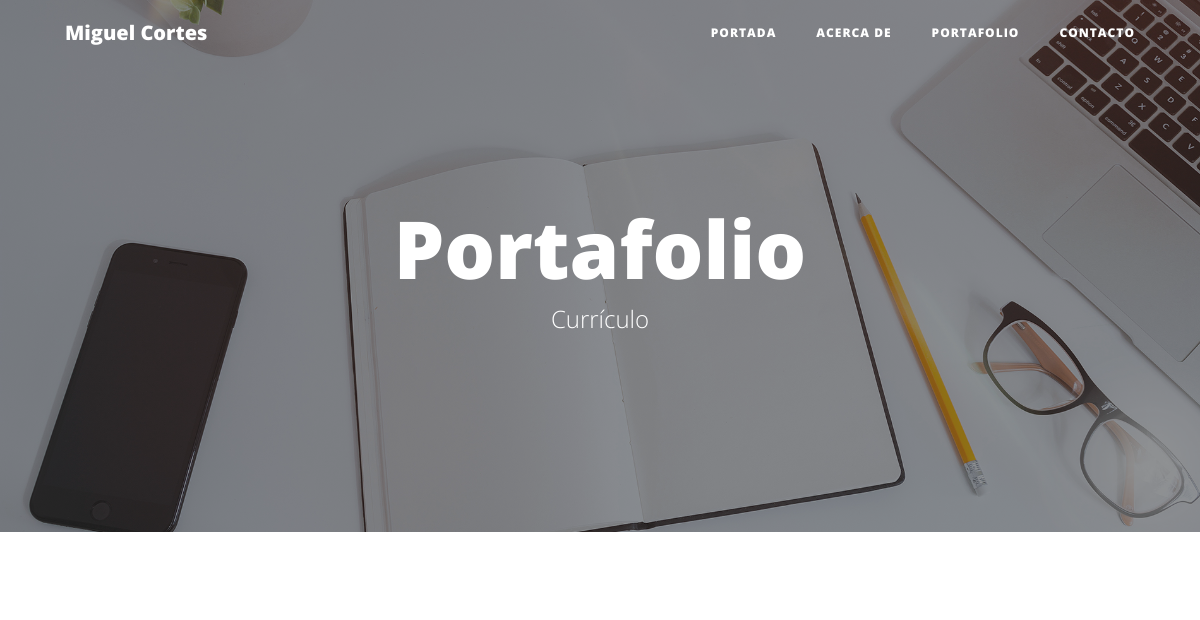
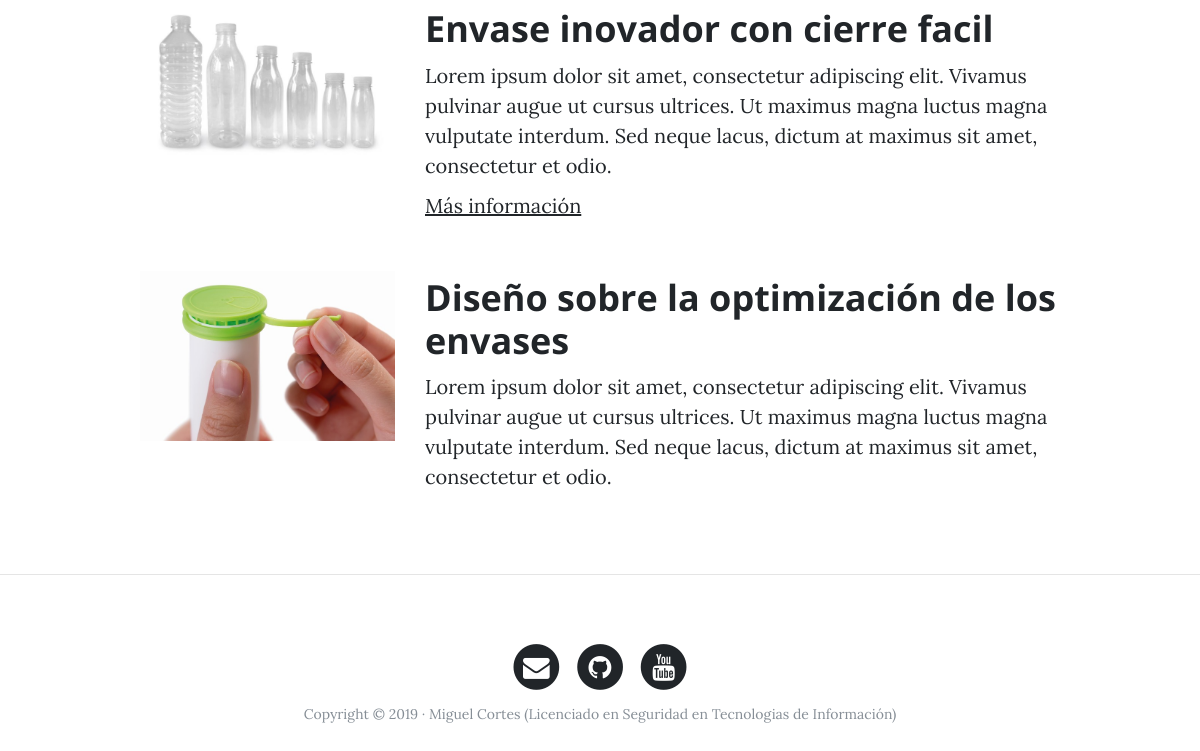
/portfolio/, run on an earlier commit of the app's database (2 pictures, top to bottom).
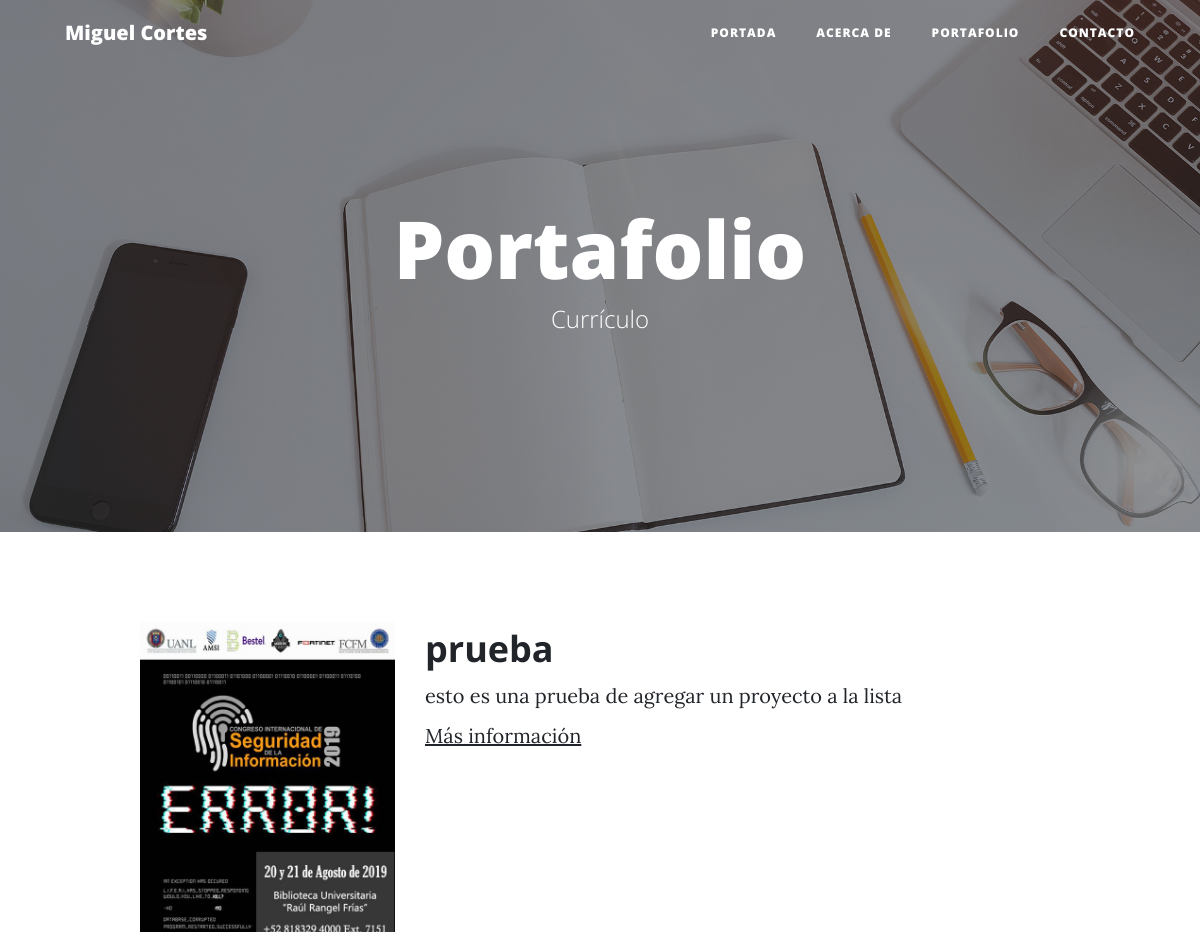
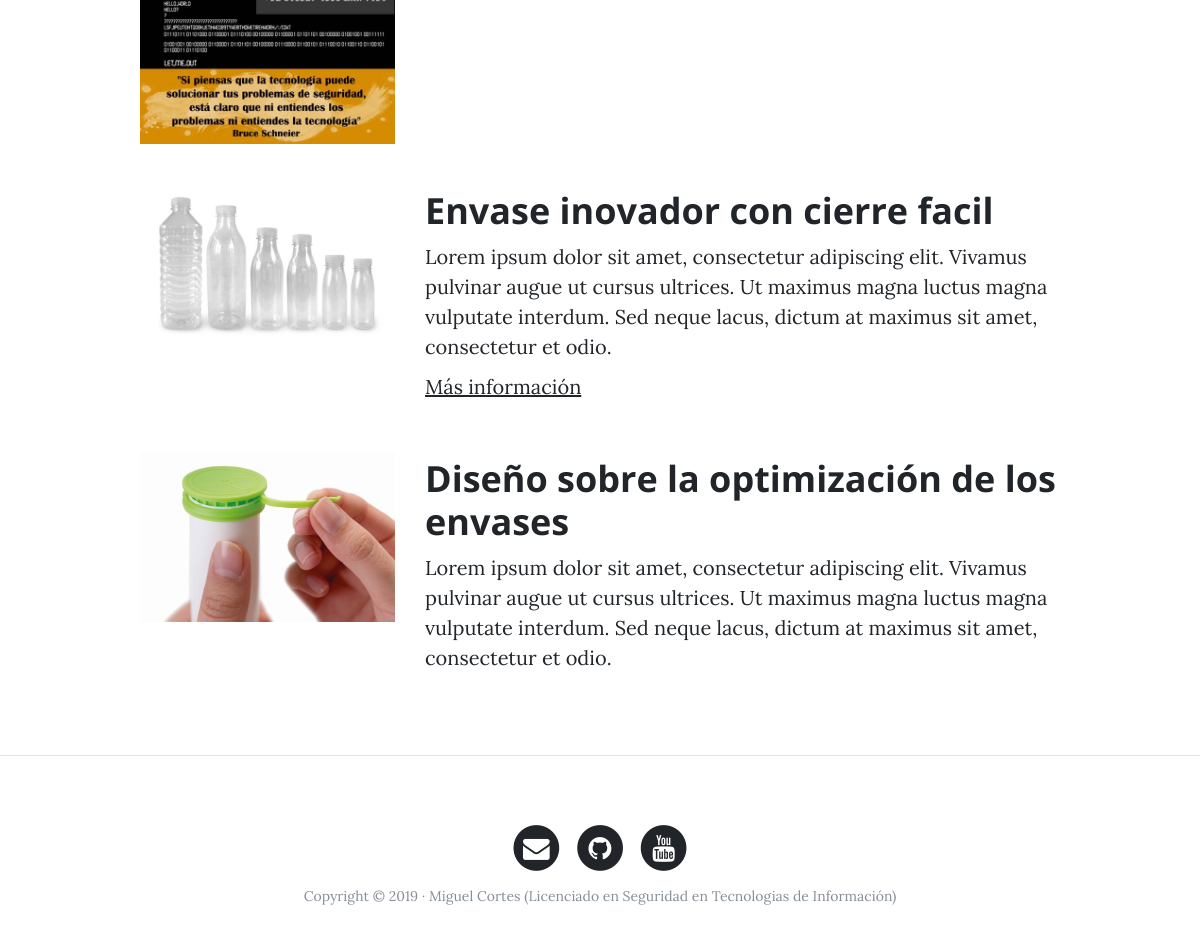
And on a later commit of the database (2 pictures, top to bottom).
### portfolio/models.py (models this page shows, shortened)
class Project(models.Model):
    title = models.CharField(max_length=200, verbose_name = "Titulo")
    description = models.TextField(verbose_name = "Descripción")
    image = models.ImageField(verbose_name = "Imagen", upload_to="projects")
    link = models.URLField(verbose_name = "Direccion Web", null=True, blank=True)
    created = models.DateTimeField(auto_now_add=True, verbose_name = "Fecha de creación")
    updated = models.DateTimeField(auto_now=True, verbose_name = "Fecha de actualización")
    class Meta:
        verbose_name = "Proyecto"
        verbose_name_plural = "Proyectos"
        ordering = ["-created"]

### portfolio/views.py (the view)
# urls.py: path('portfolio/', portfolio_views.portfolio, name="portfolio"),
def portfolio(request):
    projects = Project.objects.all()
    return render(request, "portfolio/portfolio.html", {'projects':projects})

### portfolio/templates/portfolio/portfolio.html (shortened to what this page needs)
{% extends 'core/base.html'%}
{% block background %}{%load static %}{% static 'core/img/portfolio-bg.jpg' %}{% endblock %}
{% block headers %}
	    <h1>Portafolio</h1>
	    <span class="subheading">Currículo</span>
{% endblock %}
{% block content%}
	{% for  project in projects%}
		<div class="row project">
			<div class="col-lg-3 col-md-4 offset-lg-1">
				<img class="img-fluid" src="{{project.image.url}}" alt="">
			</div>
			<div class="col-lg-7 col-md-8">
				<h2 class="section-heading title">{{project.title}}</h2>
				<p>{{project.description}}</p>
				{% if project.link %}
					<p><a href="{{project.link}}">Más información</a></p>
				{% endif %}
			</div>
		</div>
	{% endfor %}
{% endblock %}

### core/templates/core/base.html (shortened to what this page needs)
<!DOCTYPE html>
<html lang="es">
  <head>
    {% load static %}
    <link href="{% static 'core/vendor/bootstrap/css/bootstrap.min.css' %}" rel="stylesheet">
    <link href="{% static 'core/vendor/font-awesome/css/font-awesome.min.css' %}" rel="stylesheet" type="text/css">
    <link href="{% static 'core/css/clean-blog.min.css' %}" rel="stylesheet">
  </head>
  <body>
    <nav class="navbar navbar-expand-lg navbar-light fixed-top" id="mainNav">
      <div class="container">
        <a class="navbar-brand" href="{%url 'home'%}">Miguel Cortes</a>
        <div class="collapse navbar-collapse" id="navbarResponsive">
          <ul class="navbar-nav ml-auto">
            <li class="nav-item">
              <a class="nav-link" href="{%url 'home'%}">Portada</a>
            </li>
            <li class="nav-item">
              <a class="nav-link" href="{%url 'about'%}">Acerca de</a>
            </li>
            <li class="nav-item">
              <a class="nav-link" href="{%url 'portfolio'%}">Portafolio</a>
            </li>
            <li class="nav-item">
              <a class="nav-link" href="{%url 'contact'%}">Contacto</a>
            </li>
          </ul>
        </div>
      </div>
    </nav>
    <header class="masthead" style="background-image: url('{% block background %}{% endblock %}')">
      <div class="overlay"></div>
      <div class="container">
        <div class="row">
          <div class="col-lg-8 col-md-10 mx-auto">
            <div class="site-heading">
                {%block headers%}{% endblock %}
            </div>
          </div>
        </div>
      </div>
    </header>
        <div class="container">
           {% block content %}{% endblock %}
    </div>
    {%if request.path != "/" %}<hr>{% endif %}
    <footer>
      <div class="container">
        <div class="row">
          <div class="col-lg-8 col-md-10 mx-auto">
            <ul class="list-inline text-center">
              <li class="list-inline-item">
                <a href="#">
                  <span class="fa-stack fa-lg">
                    <i class="fa fa-circle fa-stack-2x"></i>
                    <i class="fa fa-envelope fa-stack-1x fa-inverse"></i>
                  </span>
                </a>
              </li>
              <li class="list-inline-item">
                <a href="#">
                  <span class="fa-stack fa-lg">
                    <i class="fa fa-circle fa-stack-2x"></i>
                    <i class="fa fa-github fa-stack-1x fa-inverse"></i>
                  </span>
                </a>
              </li>
              <li class="list-inline-item">
                <a href="#">
                  <span class="fa-stack fa-lg">
                    <i class="fa fa-circle fa-stack-2x"></i>
                    <i class="fa fa-youtube fa-stack-1x fa-inverse"></i>
                  </span>
                </a>
              </li>
            </ul>
            <p class="copyright text-muted">Copyright &copy; 2019 · Miguel Cortes (Licenciado en Seguridad en Tecnologias de Información) </p>
          </div>
        </div>
      </div>
    </footer>
  </body>
</html>

What changed in the data, as far as the page shows it:
added Project: image (picture), title "prueba", description "esto es una prueba de agregar un proyecto a la lista"
